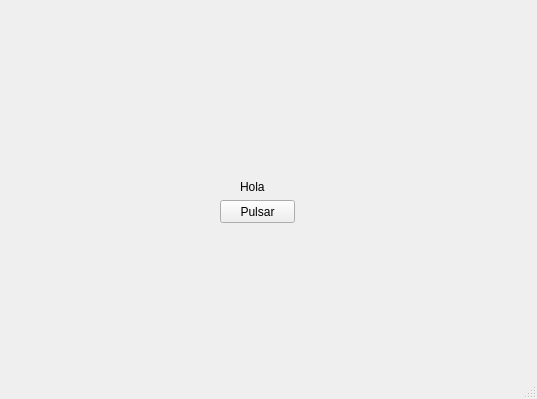
<?xml version="1.0" encoding="UTF-8"?>
<ui version="4.0">
 <class>MainWindow</class>
 <widget class="QMainWindow" name="MainWindow">
  <property name="geometry">
   <rect>
    <x>0</x>
    <y>0</y>
    <width>537</width>
    <height>399</height>
   </rect>
  </property>
  <property name="windowTitle">
   <string>MainWindow</string>
  </property>
  <widget class="QWidget" name="centralwidget">
   <widget class="QLabel" name="label">
    <property name="geometry">
     <rect>
      <x>240</x>
      <y>180</y>
      <width>47</width>
      <height>13</height>
     </rect>
    </property>
    <property name="text">
     <string>Hola</string>
    </property>
   </widget>
   <widget class="QPushButton" name="btn">
    <property name="geometry">
     <rect>
      <x>220</x>
      <y>200</y>
      <width>75</width>
      <height>23</height>
     </rect>
    </property>
    <property name="text">
     <string>Pulsar</string>
    </property>
   </widget>
  </widget>
  <widget class="QMenuBar" name="menubar">
   <property name="geometry">
    <rect>
     <x>0</x>
     <y>0</y>
     <width>537</width>
     <height>21</height>
    </rect>
   </property>
  </widget>
  <widget class="QStatusBar" name="statusbar"/>
 </widget>
 <resources/>
 <connections/>
</ui>
